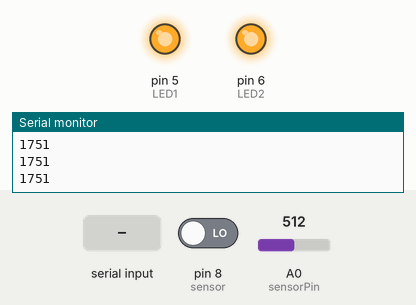
Bench run of a sketch on a simulated Arduino Uno, built with avr-gcc and run on an emulated ATmega328P. Parts: output pins drawn as LEDs (lit = HIGH), the last lines printed to the serial monitor. Inputs (shaded band) come from the test bench; at power-on: pin 8 (sensor) LOW, A0 (sensorPin) = 512. The modem accepts every AT command (registered, SIM ready, sends succeed) and sends nothing else.

Above: at 8.2 s.
8.3 s: "Gen on" received over the second serial link
At 9.6 s:
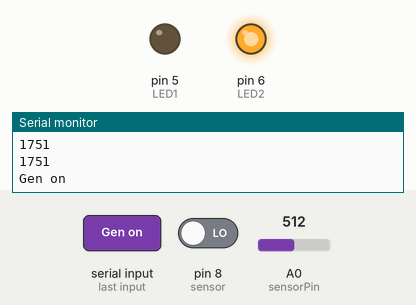
11.3 s: "Gen off" received over the second serial link
At 14.4 s:
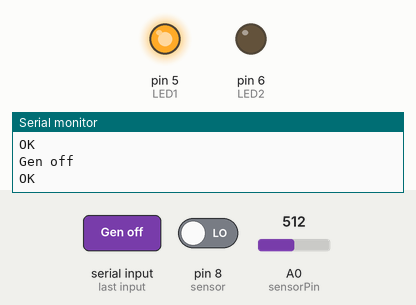
Timing chart, 0 to 32.6 s (numbered marks = the images above; inputs shaded):
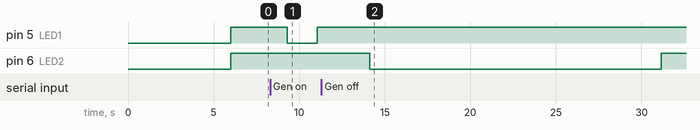

Measured:
- after the input at 8.3 s, pin 5 (LED1): HIGH → LOW after 1.0 s, → HIGH 1.8 s later
- after the input at 11.3 s, pin 6 (LED2): HIGH → LOW after 2.8 s, → HIGH 17.0 s later

The sketch:

ATS_SMS_Controll.ino
```cpp
#include <SoftwareSerial.h>
SoftwareSerial sim(10, 11); //SIM800L Tx & Rx is connected to Arduino #10 & #11


String number1 = "+94xxxxxxxx"; // +94 is the country code & add Emergency Department number

int sensor = 8; // PIR is connected with the digital pin 6 of the Arduino
const int LED1 = 5;
const int LED2 = 6;
String Message;
String cmd = "";
int faultSent1 = 0;
int faultSent2 = 0;
int sensorPin = A0;    // select the input pin for the potentiometer
int sensorValue = 0;  // variable to store the value coming from the sensor
void setup() {
  Serial.begin(9600);
  Serial.println("Wait few seconds...");
  delay(5000);
  Serial.println("System Started..");
  sim.begin(9600);
  delay(1000);
  pinMode(sensor, INPUT);
  pinMode(LED1, OUTPUT);
  pinMode(LED2, OUTPUT);
  digitalWrite(LED1, HIGH);
  digitalWrite(LED2, HIGH);
  delay(1000);
  sim.println("AT");                 // Sends an ATTENTION command, reply should be OK
  sim.println("AT+CMGF=1");          // Configuration for sending SMS
  sim.println("AT+CNMI=2,2,0,0,0");// Configuration for receiving SMS
}


void loop() {

  sensorValue = analogRead(sensorPin);
  sensorValue = map(sensorValue, 0, 1023, 500, 3000);
  Serial.println(sensorValue);
  int buttonState = digitalRead(sensor);
  if ((buttonState  == 1) && (faultSent1  == 0)) {
    SendMessage2();
  } else if ((buttonState  == 0) && (faultSent1  == 1)) {

    SendMessage1();
  }
  if (sim.available() > 0) {

    Message = sim.readString();
    Serial.print(Message);
    delay(10);

    if ((buttonState  == 0) && (faultSent2  == 0)) {
      if (Message.indexOf("Gen on") >= 0) {
        digitalWrite(LED1, LOW);
        delay(sensorValue);
        digitalWrite(LED1, HIGH);
        Message = "";
        faultSent2 = 1;
        DeletMessage();
      }
    } else if (buttonState  == 0) {
      if (Message.indexOf("Gen off") >= 0) {
        digitalWrite(LED2, LOW);
        delay(15000);
        Message = "";
        faultSent2 = 0;
        DeletMessage();
      }
    }
    digitalWrite(LED1, HIGH);
    digitalWrite(LED2, HIGH);

  }

}

void SendMessage1()
{
  sim.println("AT+CMGF=1");
  delay(1000);
  sim.println("AT+CMGS=\"" + number1 + "\"\r");
  delay(1000);
  String SMS = "CEB POWER CUTOFF";
  sim.println(SMS);
  delay(100);
  sim.println((char)26);
  delay(1000);
  faultSent1 = 0;
}

void SendMessage2()
{
  sim.println("AT+CMGF=1");
  delay(1000);
  sim.println("AT+CMGS=\"" + number1 + "\"\r");
  delay(1000);
  String SMS = "CEB POWER IN";
  sim.println(SMS);
  delay(100);
  sim.println((char)26);
  delay(1000);
  faultSent1 = 1;
}


void DeletMessage()
{
  //delete all sms
  sim.println("AT+CMGD=1,4");
  delay(1000);
  sim.println("AT+CMGDA= \"DEL ALL\"");
  delay(1000);
}
```
